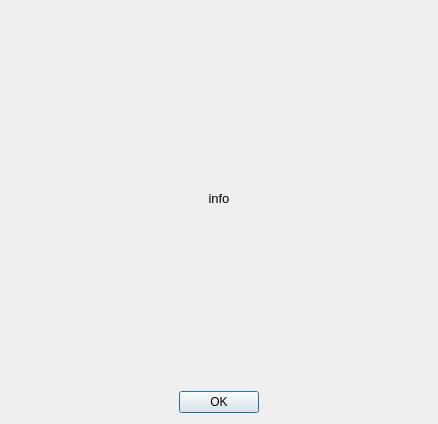
<?xml version="1.0" encoding="UTF-8"?>
<ui version="4.0">
 <class>AboutDialog</class>
 <widget class="QDialog" name="AboutDialog">
  <property name="geometry">
   <rect>
    <x>0</x>
    <y>0</y>
    <width>438</width>
    <height>424</height>
   </rect>
  </property>
  <property name="windowTitle">
   <string>Dialog</string>
  </property>
  <layout class="QVBoxLayout" name="verticalLayout">
   <item>
    <widget class="QLabel" name="infoLabel">
     <property name="sizePolicy">
      <sizepolicy hsizetype="Preferred" vsizetype="Expanding">
       <horstretch>0</horstretch>
       <verstretch>0</verstretch>
      </sizepolicy>
     </property>
     <property name="font">
      <font>
       <pointsize>10</pointsize>
      </font>
     </property>
     <property name="text">
      <string>info</string>
     </property>
     <property name="alignment">
      <set>Qt::AlignCenter</set>
     </property>
     <property name="wordWrap">
      <bool>true</bool>
     </property>
    </widget>
   </item>
   <item>
    <layout class="QHBoxLayout" name="horizontalLayout">
     <item>
      <spacer name="horizontalSpacer">
       <property name="orientation">
        <enum>Qt::Horizontal</enum>
       </property>
       <property name="sizeHint" stdset="0">
        <size>
         <width>40</width>
         <height>20</height>
        </size>
       </property>
      </spacer>
     </item>
     <item>
      <widget class="QPushButton" name="okButton">
       <property name="text">
        <string>OK</string>
       </property>
      </widget>
     </item>
     <item>
      <spacer name="horizontalSpacer_2">
       <property name="orientation">
        <enum>Qt::Horizontal</enum>
       </property>
       <property name="sizeHint" stdset="0">
        <size>
         <width>40</width>
         <height>20</height>
        </size>
       </property>
      </spacer>
     </item>
    </layout>
   </item>
  </layout>
 </widget>
 <resources/>
 <connections/>
</ui>
